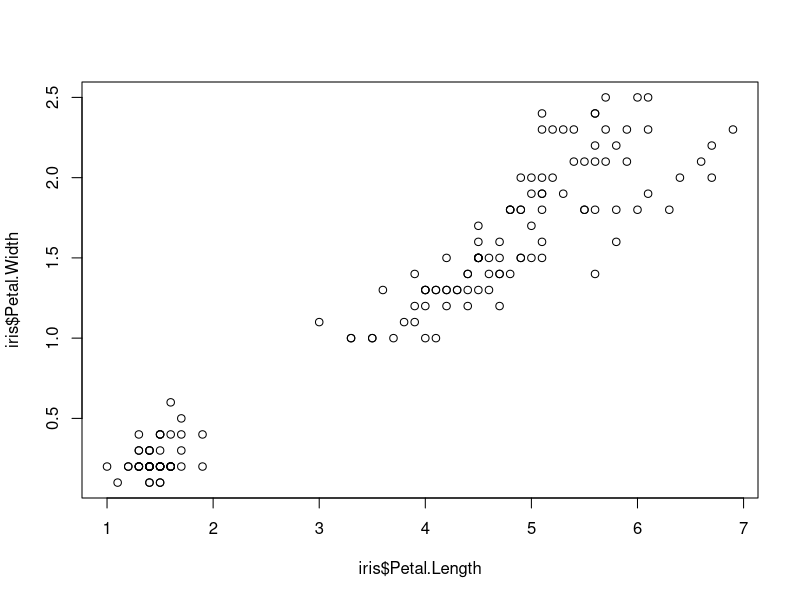

Here is the R script that generated this plot:
## ---- chunk 1
knitr::opts_chunk$set(echo = TRUE)
## ---- chunk 2

data(iris)


summary(iris)




## ---- chunk 3


plot(iris$Petal.Length, iris$Petal.Width)


